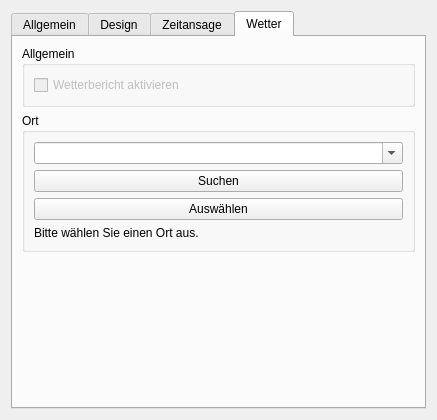
<?xml version="1.0" encoding="UTF-8"?>
<ui version="4.0">
 <class>SettingsWidget</class>
 <widget class="QWidget" name="SettingsWidget">
  <property name="geometry">
   <rect>
    <x>0</x>
    <y>0</y>
    <width>437</width>
    <height>420</height>
   </rect>
  </property>
  <property name="windowTitle">
   <string>Einstellungen</string>
  </property>
  <layout class="QGridLayout" name="gridLayout_2">
   <item row="0" column="0">
    <layout class="QVBoxLayout" name="mainVerticalLayout">
     <item>
      <widget class="QTabWidget" name="settingsTabWidget">
       <property name="currentIndex">
        <number>3</number>
       </property>
       <widget class="QWidget" name="generalTab">
        <attribute name="title">
         <string>Allgemein</string>
        </attribute>
        <layout class="QVBoxLayout" name="verticalLayout_3">
         <item>
          <layout class="QVBoxLayout" name="generalVerticalLayout">
           <property name="sizeConstraint">
            <enum>QLayout::SetDefaultConstraint</enum>
           </property>
           <item alignment="Qt::AlignTop">
            <widget class="QGroupBox" name="programOptionsGroupBox">
             <property name="maximumSize">
              <size>
               <width>16777215</width>
               <height>100</height>
              </size>
             </property>
             <property name="title">
              <string>Programmoptionen</string>
             </property>
             <layout class="QVBoxLayout" name="verticalLayout_2">
              <item>
               <layout class="QVBoxLayout" name="verticalLayout">
                <item>
                 <widget class="QCheckBox" name="startWithWindowsCheckBox">
                  <property name="enabled">
                   <bool>false</bool>
                  </property>
                  <property name="text">
                   <string>Mit Windows starten</string>
                  </property>
                 </widget>
                </item>
                <item>
                 <widget class="QCheckBox" name="keepInForegroundCheckBox">
                  <property name="enabled">
                   <bool>false</bool>
                  </property>
                  <property name="text">
                   <string>Im Vordergrund halten</string>
                  </property>
                 </widget>
                </item>
               </layout>
              </item>
             </layout>
            </widget>
           </item>
          </layout>
         </item>
        </layout>
       </widget>
       <widget class="QWidget" name="designTab">
        <attribute name="title">
         <string>Design</string>
        </attribute>
        <layout class="QVBoxLayout" name="verticalLayout_13">
         <item>
          <layout class="QVBoxLayout" name="designVerticalLayout">
           <item alignment="Qt::AlignTop">
            <widget class="QGroupBox" name="designGeneralGroupBox">
             <property name="maximumSize">
              <size>
               <width>16777215</width>
               <height>100</height>
              </size>
             </property>
             <property name="title">
              <string>Allgemein</string>
             </property>
             <layout class="QVBoxLayout" name="verticalLayout_19">
              <item>
               <layout class="QVBoxLayout" name="designGeneralVerticalLayout">
                <item>
                 <widget class="QCheckBox" name="showSecondsCheckBox">
                  <property name="enabled">
                   <bool>false</bool>
                  </property>
                  <property name="text">
                   <string>Sekunden anzeigen</string>
                  </property>
                 </widget>
                </item>
               </layout>
              </item>
             </layout>
            </widget>
           </item>
           <item alignment="Qt::AlignTop">
            <widget class="QGroupBox" name="designColorGroupBox">
             <property name="title">
              <string>Farbauswahl</string>
             </property>
             <layout class="QVBoxLayout" name="verticalLayout_21">
              <item>
               <layout class="QVBoxLayout" name="designColorVerticalLayout">
                <item>
                 <widget class="QPushButton" name="foregroundColorButton">
                  <property name="enabled">
                   <bool>false</bool>
                  </property>
                  <property name="text">
                   <string>Vordergrundfarbe auswählen</string>
                  </property>
                 </widget>
                </item>
                <item>
                 <widget class="QPushButton" name="backgroundColorButton">
                  <property name="enabled">
                   <bool>false</bool>
                  </property>
                  <property name="text">
                   <string>Hintergrundfarbe auswählen</string>
                  </property>
                 </widget>
                </item>
                <item>
                 <widget class="QLabel" name="foregroundColorLabel">
                  <property name="enabled">
                   <bool>false</bool>
                  </property>
                  <property name="text">
                   <string>Vordergrundfarbe</string>
                  </property>
                 </widget>
                </item>
                <item>
                 <widget class="QLabel" name="backgroundColorLabel">
                  <property name="enabled">
                   <bool>false</bool>
                  </property>
                  <property name="text">
                   <string>Hintergrundfarbe</string>
                  </property>
                 </widget>
                </item>
               </layout>
              </item>
             </layout>
            </widget>
           </item>
           <item>
            <spacer name="designVerticalSpacer">
             <property name="orientation">
              <enum>Qt::Vertical</enum>
             </property>
             <property name="sizeHint" stdset="0">
              <size>
               <width>20</width>
               <height>40</height>
              </size>
             </property>
            </spacer>
           </item>
          </layout>
         </item>
        </layout>
       </widget>
       <widget class="QWidget" name="timeAnnouncementTab">
        <attribute name="title">
         <string>Zeitansage</string>
        </attribute>
        <layout class="QVBoxLayout" name="verticalLayout_5">
         <item>
          <layout class="QVBoxLayout" name="timeAnnouncementVerticalLayout">
           <item alignment="Qt::AlignTop">
            <widget class="QGroupBox" name="timeAnnouncementGeneralGroupBox">
             <property name="title">
              <string>Allgemein</string>
             </property>
             <layout class="QVBoxLayout" name="verticalLayout_8">
              <item>
               <layout class="QVBoxLayout" name="timeAnnouncementGeneralVerticalLayout">
                <item>
                 <widget class="QCheckBox" name="timeAnnouncementCheckBox">
                  <property name="enabled">
                   <bool>false</bool>
                  </property>
                  <property name="text">
                   <string>Zeitansage aktivieren</string>
                  </property>
                 </widget>
                </item>
               </layout>
              </item>
             </layout>
            </widget>
           </item>
           <item alignment="Qt::AlignTop">
            <widget class="QGroupBox" name="timeAnnouncementIntervalGroupBox">
             <property name="title">
              <string>Häufigkeit</string>
             </property>
             <layout class="QVBoxLayout" name="verticalLayout_9">
              <item>
               <layout class="QVBoxLayout" name="timeAnnouncementIntervalVerticalLayout">
                <item>
                 <widget class="QRadioButton" name="everyQuarterRadioButton">
                  <property name="enabled">
                   <bool>false</bool>
                  </property>
                  <property name="text">
                   <string>Jede Viertelstunde</string>
                  </property>
                 </widget>
                </item>
                <item>
                 <widget class="QRadioButton" name="everyHalfHourRadioButton">
                  <property name="enabled">
                   <bool>false</bool>
                  </property>
                  <property name="text">
                   <string>Jede halbe Stunde</string>
                  </property>
                 </widget>
                </item>
                <item>
                 <widget class="QRadioButton" name="everyHourRadioButton">
                  <property name="enabled">
                   <bool>false</bool>
                  </property>
                  <property name="text">
                   <string>Jede Stunde</string>
                  </property>
                  <property name="checked">
                   <bool>true</bool>
                  </property>
                 </widget>
                </item>
               </layout>
              </item>
             </layout>
            </widget>
           </item>
           <item>
            <spacer name="timeAnnouncementVerticalSpacer">
             <property name="orientation">
              <enum>Qt::Vertical</enum>
             </property>
             <property name="sizeHint" stdset="0">
              <size>
               <width>20</width>
               <height>40</height>
              </size>
             </property>
            </spacer>
           </item>
          </layout>
         </item>
        </layout>
       </widget>
       <widget class="QWidget" name="weatherTab">
        <attribute name="title">
         <string>Wetter</string>
        </attribute>
        <layout class="QVBoxLayout" name="verticalLayout_11">
         <item>
          <layout class="QVBoxLayout" name="weatherVerticalLayout">
           <item alignment="Qt::AlignTop">
            <widget class="QGroupBox" name="weatherGeneralGroupBox">
             <property name="title">
              <string>Allgemein</string>
             </property>
             <layout class="QVBoxLayout" name="verticalLayout_15">
              <item>
               <layout class="QVBoxLayout" name="weatherGeneralVerticalLayout">
                <item>
                 <widget class="QCheckBox" name="enableWeatherCheckBox">
                  <property name="enabled">
                   <bool>false</bool>
                  </property>
                  <property name="text">
                   <string>Wetterbericht aktivieren</string>
                  </property>
                 </widget>
                </item>
               </layout>
              </item>
             </layout>
            </widget>
           </item>
           <item alignment="Qt::AlignTop">
            <widget class="QGroupBox" name="weatherLocationGroupBox">
             <property name="title">
              <string>Ort</string>
             </property>
             <layout class="QVBoxLayout" name="verticalLayout_17">
              <item>
               <layout class="QVBoxLayout" name="weatherLocationVerticalLayout">
                <item>
                 <widget class="QComboBox" name="weatherLocationComboBox">
                  <property name="editable">
                   <bool>true</bool>
                  </property>
                 </widget>
                </item>
                <item>
                 <widget class="QPushButton" name="searchLocationButton">
                  <property name="text">
                   <string>Suchen</string>
                  </property>
                 </widget>
                </item>
                <item>
                 <widget class="QPushButton" name="selectLocationButton">
                  <property name="text">
                   <string>Auswählen</string>
                  </property>
                 </widget>
                </item>
                <item>
                 <widget class="QLabel" name="selectedLocationLabel">
                  <property name="text">
                   <string>Bitte wählen Sie einen Ort aus.</string>
                  </property>
                 </widget>
                </item>
               </layout>
              </item>
             </layout>
            </widget>
           </item>
           <item>
            <spacer name="weatherVerticalSpacer">
             <property name="orientation">
              <enum>Qt::Vertical</enum>
             </property>
             <property name="sizeHint" stdset="0">
              <size>
               <width>20</width>
               <height>40</height>
              </size>
             </property>
            </spacer>
           </item>
          </layout>
         </item>
        </layout>
       </widget>
      </widget>
     </item>
    </layout>
   </item>
  </layout>
 </widget>
 <resources/>
 <connections/>
</ui>
